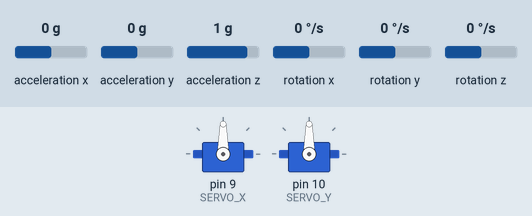
This sketch was run on a simulated Arduino Uno, built with avr-gcc and run on an emulated ATmega328P. Shown: 2 × servo. Inputs (shaded band) come from the test bench; at power-on: acceleration x 0 g, acceleration y 0 g, acceleration z 1 g, rotation x 0 °/s, rotation y 0 °/s, rotation z 0 °/s. What the sketch prints to the serial monitor is not drawn.

Above: at 1.7 s.
1.8 s: acceleration x set to 0.8 g
At 4.71 s:
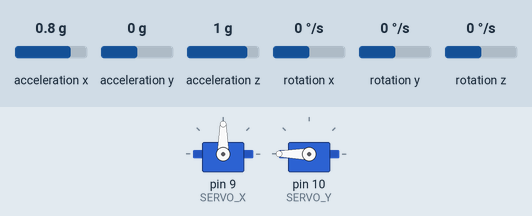
4.8 s: acceleration y set to -1.4 g
At 6.8 s:
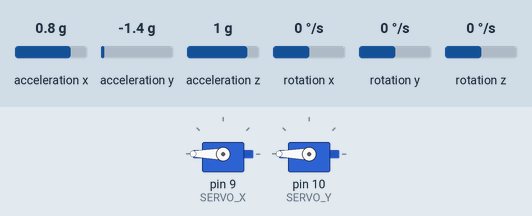
7.8 s: acceleration x set to -1.4 g
At 7.96 s:
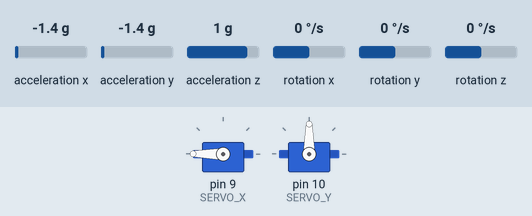
10.8 s: acceleration y set to 1.4 g
At 10.89 s:
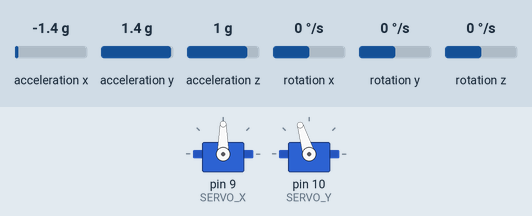
13.8 s: acceleration x set to -0.8 g
At 14.05 s:
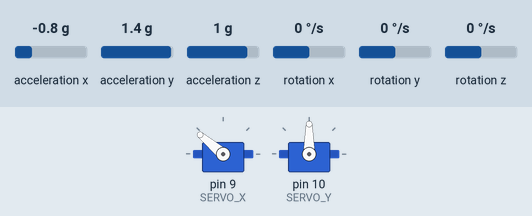
Timing chart, 0 to 17.0 s (numbered marks = the images above; inputs shaded):
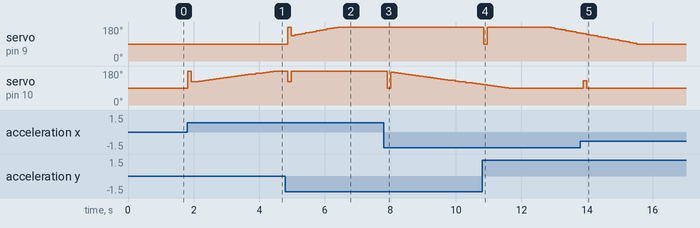

The sketch:

GimbalController.ino
```cpp
#include <Servo.h>
#include "I2Cdev.h"
#include "MPU6050_6Axis_MotionApps20.h"
//#include "MPU6050.h" -- dmp를 사용하기 위해 라이브러리 변경
#include "Wire.h"
#include "PID_v1.h"
//라이브러리 설정

#define DEBUG

#ifdef DEBUG
  //#define OUTPUT_READABLE_TIME          //단위 시간 보기
  //#define OUTPUT_READABLE_ACCELGYRO     //가속도, 자이로 값 보기
  //#define OUTPUT_READABLE_QUATERNION    //쿼터니언 값 보기
  //#define OUTPUT_READABLE_RP_Q          //쿼터니언으로 구한 ROLL, PITCH 값 보기
  //#define OUTPUT_READABLE_RP_ACC        //가속도 값으로 구한 ROLL, PITCH 값 보기
  //#define OUTPUT_READABLE_FILTERED_RP   //상보필터를 거친 ROLL, PITCH 값 보기
  //#define OUTPUT_READABLE_ERRORRPY      //ROLL, PITCH 에러 값 보기
  //#define OUTPUT_READABLE_OUTRPY        //OUTPUTROLL, OUTPUTPITCH 값 보기
#endif
//디버깅 설정

#define SERVO_X 9
#define SERVO_Y 10
#define INTERRUPT 2
//핀 설정
MPU6050 accelgyro;

Servo servoX;
Servo servoY;

int16_t _ax, _ay, _az;
int16_t _gx, _gy, _gz;
//센서 값 받아올 변수 선언

double ax, ay, az;
double gx, gy, gz;
//센서 값을 정규화하여 담을 변수

unsigned long lasttime = 0;
//dt를 구하기 위한 변수

double kp = 0.7;
double ki = 0.65;
double kd = 0.4;
//pid기여도상수 => 값 조절 필요함

double Roll = 0.0;
double Pitch = 0.0;
double Yaw = 0.0;
//롤, 피치, 요 각도

Quaternion q;
//쿼터니언 변수

double setpointRoll = 0.0;
double setpointPitch = 0.0;
//원하는 롤, 피치 각도

double outputRoll = 0.0;
double outputPitch = 0.0;
//출력되는 각도

int servoXAngle = 0;
int servoYAngle = 0;
//서보모터의 각도

const float alpha = 0.99;
double accAngleX = 0;
double accAngleY = 0;
double gyroAngleX = 0;
double gyroAngleY = 0;
//상보 필터 변수

PID pidRoll(&Roll, &outputRoll, &setpointRoll, kp, ki, kd, DIRECT);
PID pidPitch(&Pitch, &outputPitch, &setpointPitch, kp, ki, kd, DIRECT);
uint8_t devStatus;
uint8_t fifoBuffer[128];

float euler[3]; // 쿼터니언으로 구한 [YAW, PITCH, ROLL]
VectorFloat gravity;

void setup() {
    #if I2CDEV_IMPLEMENTATION == I2CDEV_ARDUINO_WIRE
        Wire.begin();
    #elif I2CDEV_IMPLEMENTATION == I2CDEV_BUILTIN_FASTWIRE
        Fastwire::setup(400, true);
    #endif

    servoX.attach(SERVO_X);
    servoY.attach(SERVO_Y);

    Serial.begin(38400);
    //디버깅용

    Serial.println("Initializing I2C devices...");
    accelgyro.initialize();
    pinMode(INTERRUPT, INPUT);
    //초기화

    Serial.println("Testing device connections...");
    Serial.println(accelgyro.testConnection() ? "MPU6050 connection successful" : "MPU6050 connection failed");
    //센서 연결 확인

    devStatus = accelgyro.dmpInitialize();

    if (devStatus == 0)
    {
      accelgyro.CalibrateAccel(3);
      accelgyro.CalibrateGyro(3);
      Serial.println();
      Serial.println("Enabling DMP...");
      accelgyro.setDMPEnabled(true);
      //현재 MPU6050 상태를 기준으로 Calibration
    }

    pidRoll.SetMode(AUTOMATIC);
    pidPitch.SetMode(AUTOMATIC);

}

void loop() {
    //1단계: dt 구하기
    unsigned long now = millis();                                   //현재 시간
    double dt = (now - lasttime)*0.001;

    #ifdef OUTPUT_READABLE_TIME
      Serial.print(dt, 8); Serial.print("\t");                      //현재 시간과 이전 시간 사이의 간격을 dt로 설정
    #endif
    //2단계: 데이터 읽기
    accelgyro.dmpGetCurrentFIFOPacket(fifoBuffer);
    accelgyro.getMotion6(&_ax, &_ay, &_az, &_gx, &_gy, &_gz);       //센서 값 받아오기 => 가속도값 및 자이로스코프 값
    ax = _ax / (16383.0/9.8);
    ay = _ay / (16383.0/9.8);
    az = _az / (16383.0/9.8);
    gx = _gx / 131.0;
    gy = _gy / 131.0;
    gz = _gz / 131.0;

    accelgyro.dmpGetQuaternion(&q, fifoBuffer);
    accelgyro.dmpGetGravity(&gravity, &q);
    accelgyro.dmpGetYawPitchRoll(euler, &q, &gravity);
    euler[1] = -euler[1] * 180 / PI;
    euler[2] = euler[2] * 180 / PI;

    #ifdef OUTPUT_READABLE_ACCELGYRO
      Serial.print("a/g:\t");
      Serial.print(ax); Serial.print("\t");
      Serial.print(ay); Serial.print("\t");
      Serial.print(az); Serial.print("\t");
      Serial.print(gx); Serial.print("\t");
      Serial.print(gy); Serial.print("\t");
      Serial.print(gz); Serial.print("\t");                         // 디버깅용 가속도 자이로 값 확인
    #endif

    #ifdef OUTPUT_READABLE_QUATERNION
      Serial.print("Quat"); Serial.print("\t");
      Serial.print(q.w); Serial.print("\t");
      Serial.print(q.x); Serial.print("\t");
      Serial.print(q.y); Serial.print("\t");
      Serial.print(q.z); Serial.print("\t");
    #endif

    #ifdef OUTPUT_READABLE_RP_Q
      Serial.print("RP_Q"); Serial.print("\t");
      Serial.print(euler[2]); Serial.print("\t"); // ROLL
      Serial.print(euler[1]); Serial.print("\t"); // PITCH
    #endif

    accAngleX = atan2(ay, sqrt(ax*ax + az*az))*RAD_TO_DEG; //rad -> deg
    accAngleY = atan2(-ax, sqrt(ay*ay + az*az))*RAD_TO_DEG; //rad -> deg         //가속도 센서를 이용한 각도

    #ifdef OUTPUT_READABLE_RP_ACC
      Serial.print("RP_ACC"); Serial.print("\t");
      Serial.print(accAngleX); Serial.print("\t"); // ROLL
      Serial.print(accAngleY); Serial.print("\t"); // PITCH
    #endif

    //3단계: 상보 필터를 이용한 각도 계산(롤, 피치, 요) => 구하는 방법과 공식에 대한 확인 필요

    Roll = (alpha*(euler[2]) + (1-alpha)*accAngleX);               //상보 필터 공식을 이용해 롤 각도 구하기
    Pitch = (alpha*(euler[1]) + (1-alpha)*accAngleY);              //상보 필터 공식을 이용해 피치 각도 구하기
    Yaw += gz * dt;                                                //요 각도 구하기

    /* Reminder: 쿼터니언으로 구한 각 범위는 -180도 ~ 180도 인 반면 가속도로 구한 각 범위는 -90도 ~ 90도임 */

    #ifdef OUTPUT_READABLE_FILTERED_RP
      Serial.print("FILTERED_RP"); Serial.print("\t");
      Serial.print(Roll); Serial.print("\t");
      Serial.print(Pitch); Serial.print("\t");
    #endif

    //4단계: 오차 구하기
    double errorRoll = setpointRoll - Roll;
    double errorPitch = setpointPitch - Pitch;                             //오차 구하기 -> 원하는 각도(setpoint)와 현재 각도 사이의 차이

    #ifdef OUTPUT_READABLE_ERRORRPY
      Serial.print("eR/eP:  ");
      Serial.print(errorRoll); Serial.print("\t");
      Serial.print(errorPitch); Serial.print("\t");
    #endif

    //5단계: pid 제어

    pidRoll.Compute();
    pidPitch.Compute();

    #ifdef OUTPUT_READABLE_OUTRPY
      Serial.print("r/p:\t");
      Serial.print(outputRoll); Serial.print("\t");
      Serial.print(outputPitch); Serial.print("\t");
    #endif

    //6단계: 액추에이터(서보모터) 작동 및 프로세스
    servoXAngle = map(outputRoll, -90, 90, 0, 180);
    servoYAngle = map(outputPitch, -90, 90, 0, 180);                //서보모터 동작 가용범위로 바꿔주기
    servoX.write(servoXAngle);
    servoY.write(servoYAngle);                                      //서보모터(액추에이터) 작동

    #ifdef DEBUG
      Serial.println();
    #endif

    lasttime = now;
}
```

Measured:
- after the input at 1.8 s, servo on pin 10 (SERVO_Y): 90° → 180° at once, → 122° 0.11 s later, → 124° 0.11 s later, → 127° 0.11 s later, … (26 changes in this stretch)
- after the input at 4.8 s, servo on pin 9 (SERVO_X): 90° → 180° after 0.07 s, → 135° 0.11 s later, → 138° 0.11 s later, → 142° 0.11 s later, … (15 changes in this stretch); servo on pin 10 (SERVO_Y): 180° → 124° after 0.07 s, → 180° 0.11 s later
- after the input at 7.8 s, servo on pin 10 (SERVO_Y): 180° → 90° after 0.11 s, → 173° 0.11 s later, → 170° 0.11 s later, → 168° 0.11 s later, … (27 changes in this stretch)
- after the input at 10.8 s, servo on pin 9 (SERVO_X): 180° → 90° after 0.05 s, → 180° 0.11 s later, → 179° 1.8 s later, → 175° 0.11 s later, … (12 changes in this stretch)
- after the input at 13.8 s, servo on pin 10 (SERVO_Y): 90° → 129° after 0.09 s, → 90° 0.11 s later
